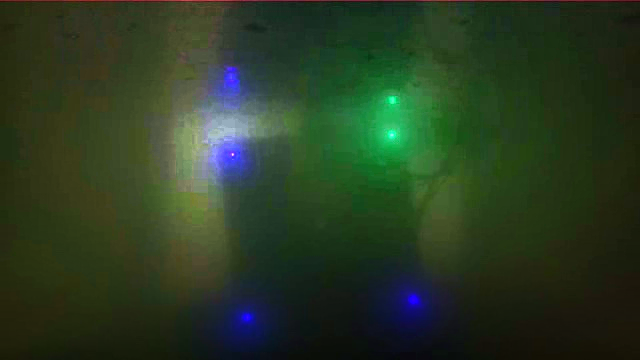
#> input picture vision4location/enhance/images/DCP/J.png, 640 x 360 px
$ python DCP.py --input images/DCP/J.png
#> lines starting #> are read from the running program, lines starting #| are printed output that depends on the picture; after the words box and inside, x2 and y2 are one past the last pixel; in counts of white or black regions, pixels touching at a corner belong together
#!/usr/bin/env python3
# -*- coding: utf-8 -*-
"""
暗通道先验去雾算法（Dark Channel Prior Dehazing）

功能：
    - 对输入图像进行去雾处理
    - 适用于有雾图像和 underwater 图像增强
    - 基于暗通道先验理论

作者: 杨久春
时间: 2025-01-XX

参考文献:
    Kaiming He, Jian Sun, and Xiaoou Tang. "Single image haze removal using dark channel prior."
    IEEE transactions on pattern analysis and machine intelligence, 33(12):2341-2353, 2010.
"""

import cv2
import numpy as np
from typing import Union, Optional, Tuple
from pathlib import Path


class DarkChannelPrior:
    """
    暗通道先验去雾类

    使用示例:
        dcp = DarkChannelPrior(patch_size=15, omega=0.95, t0=0.1)
        image = cv2.imread("hazy_image.jpg")
        dehazed_image = dcp.dehaze(image)
        cv2.imwrite("dehazed_image.jpg", dehazed_image)
    """

    def __init__(self, patch_size: int = 15, omega: float = 0.95, t0: float = 0.1):
        """
        初始化暗通道去雾算法

        参数:
            patch_size: 局部窗口大小，用于计算暗通道（默认15，必须是奇数）
            omega: 去雾强度参数，范围0-1，值越大去雾效果越强（默认0.95）
            t0: 透射率下限，防止过度去雾（默认0.1）
        """
        # 确保patch_size是奇数
        if patch_size % 2 == 0:
            patch_size += 1
            print(f"警告: patch_size必须是奇数，已自动调整为 {patch_size}")

        self.patch_size = patch_size
        self.omega = omega
        self.t0 = t0

    def _get_dark_channel(self, image: np.ndarray) -> np.ndarray:
        """
        计算图像的暗通道

        参数:
            image: 输入图像，BGR格式，形状为 (H, W, 3)

        返回:
            dark_channel: 暗通道图像，形状为 (H, W)
        """
        # 获取图像的最小通道值（RGB三通道中的最小值）
        min_channel = np.min(image, axis=2)

        # 对最小通道值进行最小值滤波（局部窗口内的最小值）
        kernel = np.ones((self.patch_size, self.patch_size), np.uint8)
        dark_channel = cv2.erode(min_channel, kernel)

        return dark_channel

    def _estimate_atmospheric_light(self, image: np.ndarray,
                                   dark_channel: np.ndarray,
                                   top_percent: float = 0.1) -> Tuple[float, float, float]:
        """
        估计大气光值

        参数:
            image: 输入图像，BGR格式
            dark_channel: 暗通道图像
            top_percent: 选择暗通道值最大的前top_percent像素来估计大气光（默认0.1）

        返回:
            atmospheric_light: 大气光值，BGR三个通道的值 (B, G, R)
        """
        h, w = dark_channel.shape
        num_pixels = int(h * w * top_percent)

        # 将暗通道图像展平
        dark_channel_flat = dark_channel.reshape(-1)

        # 找到暗通道值最大的num_pixels个像素的索引
        indices = np.argpartition(dark_channel_flat, -num_pixels)[-num_pixels:]

        # 获取这些像素在原图像中的位置
        rows = indices // w
        cols = indices % w

        # 计算这些像素的RGB值的平均值作为大气光
        atmospheric_light = np.zeros(3, dtype=np.float32)
        for i in range(num_pixels):
            atmospheric_light += image[rows[i], cols[i]]

        atmospheric_light /= num_pixels

        return tuple(atmospheric_light.astype(np.uint8))

    def _estimate_transmission(self, image: np.ndarray,
                              atmospheric_light: Tuple[float, float, float]) -> np.ndarray:
        """
        估计透射率

        参数:
            image: 输入图像，BGR格式
            atmospheric_light: 大气光值 (B, G, R)

        返回:
            transmission: 透射率图像，形状为 (H, W)，值范围0-1
        """
        # 将图像归一化（除以大气光值）
        normalized_image = image.astype(np.float32) / np.array(atmospheric_light, dtype=np.float32)

        # 计算归一化图像的暗通道
        dark_channel_norm = self._get_dark_channel(normalized_image)

        # 计算透射率：t = 1 - omega * dark_channel
        transmission = 1 - self.omega * dark_channel_norm

        # 限制透射率的下限，防止过度去雾
        transmission = np.maximum(transmission, self.t0)

        return transmission

    def _recover_scene_radiance(self, image: np.ndarray,
                               transmission: np.ndarray,
                               atmospheric_light: Tuple[float, float, float]) -> np.ndarray:
        """
        恢复场景辐射（去雾后的清晰图像）

        参数:
            image: 输入有雾图像，BGR格式
            transmission: 透射率图像
            atmospheric_light: 大气光值 (B, G, R)

        返回:
            recovered_image: 去雾后的清晰图像，BGR格式
        """
        # 将透射率扩展到三个通道
        transmission_3d = np.stack([transmission, transmission, transmission], axis=2)

        # 恢复公式: J = (I - A) / t + A
        # 其中 I 是有雾图像，A 是大气光，t 是透射率，J 是清晰图像
        image_float = image.astype(np.float32)
        atmospheric_light_array = np.array(atmospheric_light, dtype=np.float32)

        # 避免除零
        transmission_3d = np.maximum(transmission_3d, self.t0)

        # 恢复清晰图像
        recovered = (image_float - atmospheric_light_array) / transmission_3d + atmospheric_light_array

        # 限制像素值范围到0-255
        recovered = np.clip(recovered, 0, 255).astype(np.uint8)

        return recovered

    def _refine_transmission(self, transmission: np.ndarray,
                            image: Optional[np.ndarray] = None) -> np.ndarray:
        """
        使用引导滤波或软抠图优化透射率（可选）

        参数:
            transmission: 原始透射率图像
            image: 引导图像（可选，如果提供则使用引导滤波）

        返回:
            refined_transmission: 优化后的透射率图像
        """
        # 如果提供了引导图像，使用引导滤波
        if image is not None:
            # 转换为灰度图作为引导图像
            if len(image.shape) == 3:
                guide = cv2.cvtColor(image, cv2.COLOR_BGR2GRAY)
            else:
                guide = image

            # 使用引导滤波优化透射率
            # 注意：OpenCV的guidedFilter需要将图像归一化到0-1
            transmission_norm = transmission.astype(np.float32) / 255.0
            guide_norm = guide.astype(np.float32) / 255.0

            # 使用双边滤波作为替代（引导滤波的简化版本）
            refined = cv2.bilateralFilter(
                (transmission_norm * 255).astype(np.uint8),
                d=9,
                sigmaColor=75,
                sigmaSpace=75
            ).astype(np.float32) / 255.0

            return refined
        else:
            # 如果没有引导图像，使用简单的高斯滤波
            transmission_uint8 = (transmission * 255).astype(np.uint8)
            refined = cv2.GaussianBlur(transmission_uint8, (5, 5), 0).astype(np.float32) / 255.0
            return refined

    def dehaze(self, image: Union[np.ndarray, str, Path],
               refine: bool = True) -> np.ndarray:
        """
        对输入图像进行去雾处理

        参数:
            image: 输入图像，可以是：
                  - numpy数组（BGR格式，OpenCV格式）
                  - 图像文件路径（字符串或Path对象）
            refine: 是否对透射率进行优化（默认True）

        返回:
            dehazed_image: 去雾后的图像，BGR格式
        """
        # 读取图像
        if isinstance(image, (str, Path)):
            img = cv2.imread(str(image))
            if img is None:
                raise ValueError(f"无法读取图像: {image}")
        elif isinstance(image, np.ndarray):
            img = image.copy()
        else:
            raise TypeError(f"不支持的图像类型: {type(image)}")

        # 确保图像是BGR格式
        if len(img.shape) != 3 or img.shape[2] != 3:
            raise ValueError("输入图像必须是BGR格式的彩色图像")

        # 步骤1: 计算暗通道
        dark_channel = self._get_dark_channel(img)

        # 步骤2: 估计大气光值
        atmospheric_light = self._estimate_atmospheric_light(img, dark_channel)

        # 步骤3: 估计透射率
        transmission = self._estimate_transmission(img, atmospheric_light)

        # 步骤4: 优化透射率（可选）
        if refine:
            transmission = self._refine_transmission(transmission, img)

        # 步骤5: 恢复清晰图像
        dehazed_image = self._recover_scene_radiance(img, transmission, atmospheric_light)

        return dehazed_image

    # [54 lines left out: functions get_transmission_map, get_dark_channel, not called in this run]


def main():
    """示例用法"""
    import argparse

    parser = argparse.ArgumentParser(description='暗通道去雾算法示例')
    parser.add_argument('--input', type=str, required=True,
                       help='输入图像路径')
    parser.add_argument('--output', type=str, default=None,
                       help='输出图像路径（如果不指定，则显示图像）')
    parser.add_argument('--patch-size', type=int, default=15,
                       help='局部窗口大小（默认15）')
    parser.add_argument('--omega', type=float, default=0.95,
                       help='去雾强度参数，范围0-1（默认0.95）')
    parser.add_argument('--t0', type=float, default=0.1,
                       help='透射率下限（默认0.1）')
    parser.add_argument('--no-refine', action='store_true',
                       help='不对透射率进行优化')
    parser.add_argument('--show-transmission', action='store_true',
                       help='显示透射率图')
    parser.add_argument('--show-dark-channel', action='store_true',
                       help='显示暗通道图')

    args = parser.parse_args()

    # 创建去雾器
    dcp = DarkChannelPrior(
        patch_size=args.patch_size,
        omega=args.omega,
        t0=args.t0
    )

    # 进行去雾处理
    print("正在进行去雾处理...")
    dehazed_image = dcp.dehaze(args.input, refine=not args.no_refine)
#> in dehaze, img is the input picture: shape (360, 640, 3); mean B, G, R 35, 58.7, 41.2
#> in _get_dark_channel, `dark_channel = cv2.erode(min_channel, kernel)`:
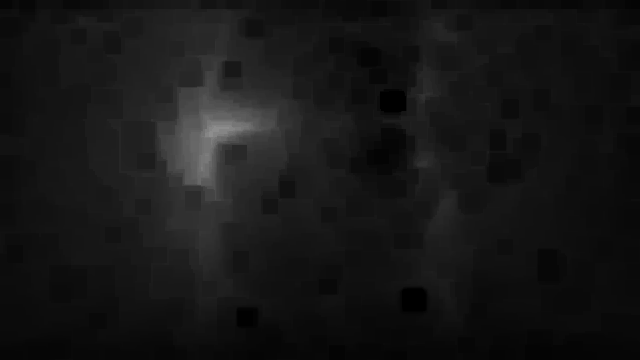
#> dark_channel: shape (360, 640); min 0, max 142, mean 22.3
#> the loop in _estimate_atmospheric_light, `for i in range(num_pixels):` made 23040 passes
#> atmospheric_light on passes 1 to 3: [45, 80, 76], [88, 158, 150], [129, 223, 218]
#> after the loop in _estimate_atmospheric_light, `for i in range(num_pixels):`: atmospheric_light = [2141355, 2389713, 2033952]
#> in _estimate_atmospheric_light, `atmospheric_light /= num_pixels`: atmospheric_light = [92.94, 103.7, 88.28]
#> in dehaze, `atmospheric_light = self._estimate_atmospheric_light(img, dark_channel)`: atmospheric_light = (92, 103, 88)
#> in _get_dark_channel (call 2), `dark_channel = cv2.erode(min_channel, kernel)`:
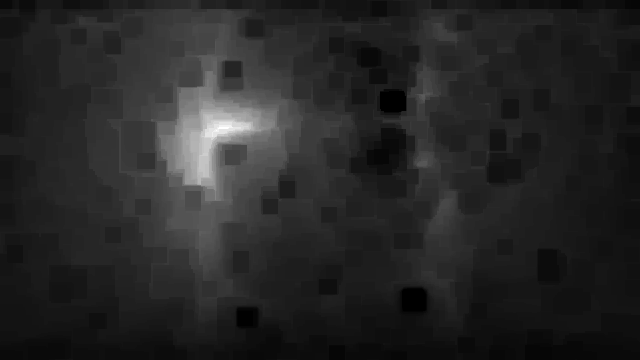
#> dark_channel: shape (360, 640) float32; min 0, max 1.59, mean 0.244; drawn with min black and max white
#> in _estimate_transmission, `transmission = 1 - self.omega * dark_channel_norm`:
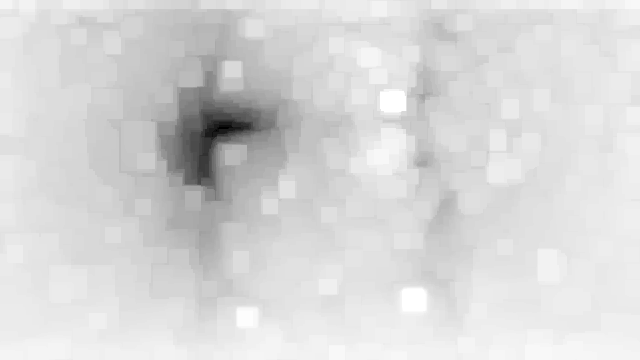
#> transmission: shape (360, 640) float32; min -0.513, max 1, mean 0.769; drawn with min black and max white
#> in _refine_transmission, `guide = cv2.cvtColor(image, cv2.COLOR_BGR2GRAY)`:
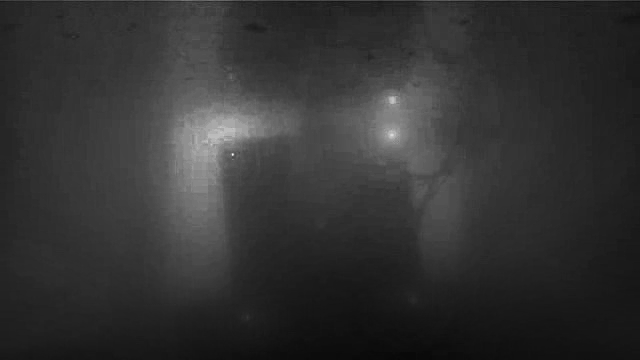
#> guide: shape (360, 640); min 7, max 249, mean 50.8
#> in _refine_transmission, `transmission_norm = transmission.astype(np.float32) / 255.0`:
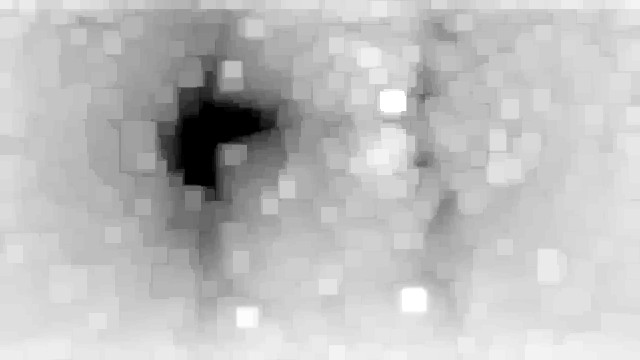
#> transmission_norm: shape (360, 640) float32; min 0.000392, max 0.00392, mean 0.00302; drawn with min black and max white
#> in _refine_transmission, `refined = cv2.bilateralFilter( (transmission_norm * 255).astype(np.uin..`:
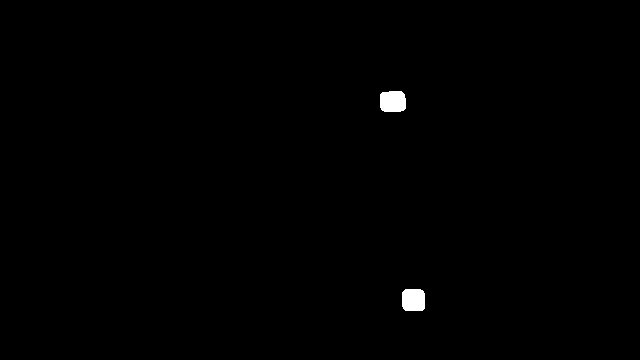
#> refined: shape (360, 640) float32; values 0 (black) and 0.00392 (white), 0.43% white; 2 white regions, box (x1, y1, x2, y2) and area: (380, 91, 406, 112) 505, (402, 289, 425, 311) 482
#> in _recover_scene_radiance, `atmospheric_light_array = np.array(atmospheric_light, dtype=np.float32)`: atmospheric_light_array = [92, 103, 88]
#> in _recover_scene_radiance, `transmission_3d = np.maximum(transmission_3d, self.t0)`: transmission_3d: shape (360, 640, 3) float32; every value is 0.1
#> in _recover_scene_radiance, `recovered = np.clip(recovered, 0, 255).astype(np.uint8)`:
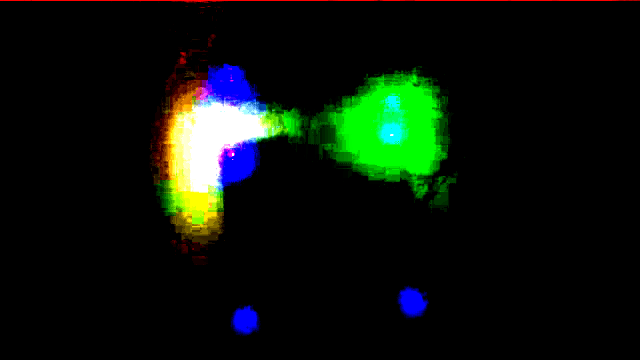
#> recovered: shape (360, 640, 3); mean B, G, R 11.1, 20.1, 10.6

    # 保存或显示结果
    if args.output:
        cv2.imwrite(args.output, dehazed_image)
        print(f"去雾结果已保存到: {args.output}")
    else:
        cv2.imshow("Dehazed Image", dehazed_image)

    # 显示透射率图
    if args.show_transmission:
        transmission_map = dcp.get_transmission_map(args.input)
        cv2.imshow("Transmission Map", transmission_map)

    # 显示暗通道图
    if args.show_dark_channel:
        dark_channel = dcp.get_dark_channel(args.input)
        cv2.imshow("Dark Channel", dark_channel)

    if not args.output:
        cv2.waitKey(0)
        cv2.destroyAllWindows()


if __name__ == "__main__":
    main()
